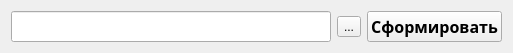
<?xml version="1.0" encoding="UTF-8"?>
<ui version="4.0">
 <class>Print</class>
 <widget class="QWidget" name="Print">
  <property name="geometry">
   <rect>
    <x>0</x>
    <y>0</y>
    <width>513</width>
    <height>50</height>
   </rect>
  </property>
  <property name="windowTitle">
   <string>Form</string>
  </property>
  <layout class="QGridLayout" name="gridLayout">
   <item row="1" column="1">
    <widget class="QToolButton" name="toolButton">
     <property name="text">
      <string>...</string>
     </property>
    </widget>
   </item>
   <item row="1" column="0">
    <widget class="QLineEdit" name="lineEdit">
     <property name="font">
      <font>
       <family>Ubuntu Mono</family>
       <pointsize>12</pointsize>
       <weight>75</weight>
       <bold>true</bold>
      </font>
     </property>
     <property name="alignment">
      <set>Qt::AlignCenter</set>
     </property>
    </widget>
   </item>
   <item row="1" column="2">
    <widget class="QPushButton" name="pushButton">
     <property name="font">
      <font>
       <family>Ubuntu Mono</family>
       <pointsize>12</pointsize>
       <weight>75</weight>
       <bold>true</bold>
      </font>
     </property>
     <property name="text">
      <string>Сформировать</string>
     </property>
    </widget>
   </item>
  </layout>
 </widget>
 <resources/>
 <connections/>
</ui>
